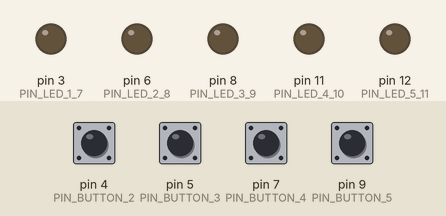
Bench run of a sketch on a simulated Arduino Uno, built with avr-gcc and run on an emulated ATmega328P. Shown: output pins drawn as LEDs (lit = HIGH). Dashed ring = blinking. Inputs (shaded band) come from the test bench; at power-on: pin 4 (PIN_BUTTON_2), pin 5 (PIN_BUTTON_3), pin 7 (PIN_BUTTON_4), pin 9 (PIN_BUTTON_5) HIGH. What the sketch prints to the serial monitor is not drawn.

Above: at 1.2 s.
1.3 s: pin 5 (PIN_BUTTON_3) pulled LOW for 0.15 s
At 1.55 s:
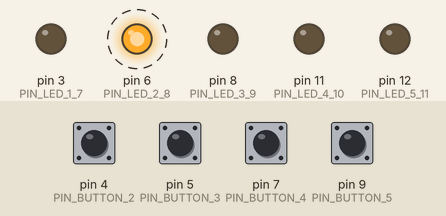
4.3 s: pin 7 (PIN_BUTTON_4) pulled LOW for 0.15 s
At 4.55 s:
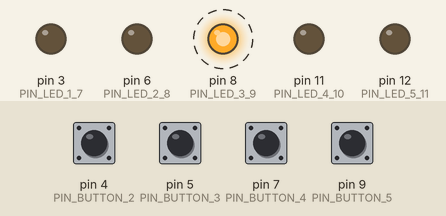
7.3 s: pin 4 (PIN_BUTTON_2) pulled LOW for 0.15 s
At 7.64 s:
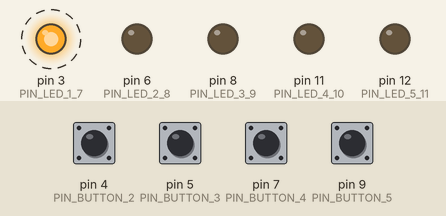
10.3 s: pin 9 (PIN_BUTTON_5) pulled LOW for 0.15 s
At 10.64 s:
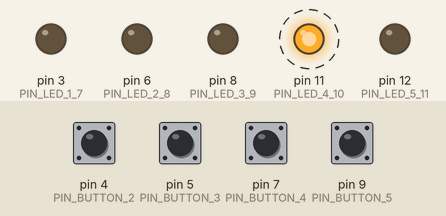
Timing chart, 0 to 13.3 s (numbered marks = the images above; inputs shaded):
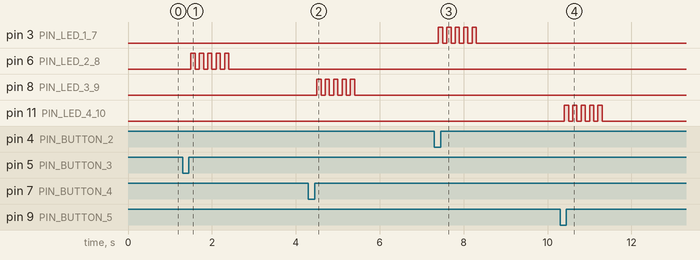

Measured:
- after the input at 1.3 s, pin 6 (PIN_LED_2_8): alternates HIGH for 0.10 s and LOW for 0.10 s, 10 changes in all, then stays LOW, starting after 0.20 s
- after the input at 4.3 s, pin 8 (PIN_LED_3_9): alternates HIGH for 0.10 s and LOW for 0.10 s, 10 changes in all, then stays LOW, starting after 0.20 s
- after the input at 7.3 s, pin 3 (PIN_LED_1_7): alternates HIGH for 0.10 s and LOW for 0.10 s, 10 changes in all, then stays LOW, starting after 0.10 s
- after the input at 10.3 s, pin 11 (PIN_LED_4_10): alternates HIGH for 0.10 s and LOW for 0.10 s, 10 changes in all, then stays LOW, starting after 0.10 s

The sketch:

main_manette.ino
```cpp
/*
 * Program used to control from a serial bus the state of relays in the
 * avionics systems of the rocket. Green and Red LEDs are used to indicate the
 * state of the relays, green indicating the relay is set (power on) and red
 * indicating the relay is reset (power off)
 *
 * The protocol used for communication is UART 8N1.
 * First, a command byte is sent, then a data byte and finally a checksum byte
 * The commands are GET_RELAY_STATE, SET_RELAY, RESET_RELAY
 * The data byte is always the number of the relay to apply the command to.
 * The slave replies with an ACK or NACK message if the command was executed,
 * or with the state of the concerned relay in the case of a GET_RELAY_STATE.
 *
 */

#include <Arduino.h>

// protocol used can be simplified to use only one byte, uncomment for the
// simplified version
#define SIMPLE_PROTOCOL

// button related defines
#define DEBOUNCE 100		// debounce time in ms
#define PIN_BUTTON_2 4
#define PIN_BUTTON_3 5
#define PIN_BUTTON_4 7
#define PIN_BUTTON_5 9
#define PIN_BUTTON_6 10		// currently not used

// LED related defines
#define PIN_LED_1_7 3
#define PIN_LED_2_8 6
#define PIN_LED_3_9 8
#define PIN_LED_4_10 11
#define PIN_LED_5_11 12

// serial related defines
#define BAUD_RATE 9600

// UART protocol related defines
#define COMMAND_LENGTH 3

#define GET_RELAY_STATE 0xA0
#define SET_RELAY 0xB0
#define RESET_RELAY 0xC0

#define RELAY_ACQUISITION 0x00
#define RELAY_DEPLOYMENT1 0x01
#define RELAY_DEPLOYMENT2 0x02
#define RELAY_PAYLOAD 0x03

#define REPLY_TIMEOUT 100	// timeout in milliseconds

#define NACK 0x10
#define ACK 0x11

// global variables
int relay_states[4];


// function declarations
uint8_t wait_button_press();
int8_t get_relay_state(uint8_t relay_number);
int8_t set_relay(uint8_t relay_number);
int8_t reset_relay(uint8_t relay_number);
int8_t send_command(uint8_t* cmd);
int8_t get_led_from_relay(uint8_t relay_number);
int8_t get_relay_from_button(uint8_t button_number);
int8_t get_button_from_relay(uint8_t relay_number);

void setup() {
	// pin configuration
	pinMode(PIN_BUTTON_2, INPUT_PULLUP);
	pinMode(PIN_BUTTON_3, INPUT_PULLUP);
	pinMode(PIN_BUTTON_4, INPUT_PULLUP);
	pinMode(PIN_BUTTON_5, INPUT_PULLUP);
	pinMode(PIN_BUTTON_6, INPUT_PULLUP);
	pinMode(PIN_LED_1_7, OUTPUT);
	pinMode(PIN_LED_2_8, OUTPUT);
	pinMode(PIN_LED_3_9, OUTPUT);
	pinMode(PIN_LED_4_10, OUTPUT);
	pinMode(PIN_LED_5_11, OUTPUT);
	digitalWrite(PIN_LED_1_7, LOW);
	digitalWrite(PIN_LED_2_8, LOW);
	digitalWrite(PIN_LED_3_9, LOW);
	digitalWrite(PIN_LED_4_10, LOW);
	digitalWrite(PIN_LED_5_11, LOW);
	// serial configuration
	Serial.begin(BAUD_RATE);
	for(int i = 0; i < 4; i++) {
		relay_states[i] = 0;
	}
}

void loop() {
	int8_t state;
	uint8_t c = wait_button_press();
	// check current state and toggle it
	if(relay_states[c]) {
		// relay is on, turn it off
		state = reset_relay(c);
	} else {
		// relay is off, turn it on
		state = set_relay(c);
	}
	// check reply and apply LED pattern if error
	if(state == -1) {
		// timeout occured
		for(int i = 0; i < 10; i++) {
			if(i % 2 == 0) {
				digitalWrite(get_led_from_relay(c), HIGH);
			} else {
				digitalWrite(get_led_from_relay(c), LOW);
			}
			delay(100);
			digitalWrite(get_led_from_relay(c), relay_states[c]);
		}
		return;
	} else if (state == NACK) {
		// received NACK
		for(int i = 0; i < 4; i++) {
			if(i % 2 == 0) {
				digitalWrite(get_led_from_relay(c), HIGH);
			} else {
				digitalWrite(get_led_from_relay(c), LOW);
			}
			delay(250);
			digitalWrite(get_led_from_relay(c), relay_states[c]);
		}
		return;
	}
	delay(500);
	// get the state of the relay
	state = get_relay_state(c);
	// check reply and apply LED pattern if error
	if(state == -1) {
		// timeout occured
		for(int i = 0; i < 10; i++) {
			if(i % 2 == 0) {
				digitalWrite(get_led_from_relay(c), HIGH);
			} else {
				digitalWrite(get_led_from_relay(c), LOW);
			}
			delay(100);
			digitalWrite(get_led_from_relay(c), relay_states[c]);
		}
	} else {
		if(state == 0x01) {
			digitalWrite(get_led_from_relay(c), HIGH);
		} else if (state == 0x00) {
			digitalWrite(get_led_from_relay(c), LOW);
		}
		relay_states[c] = state;
	}
	// wait for button release
	while(!digitalRead(get_button_from_relay(c))) {
		delay(5);
	}
}

uint8_t wait_button_press() {
	unsigned int firstpress[4];
	int8_t ispressed[4];
	for(int i = 0; i < 4; i++) {
		ispressed[i] = 0;
	}
	while(true) {
		for(uint8_t b = 0; b < 4; b++) {
			// detect button press, value is at LOW
			if(!digitalRead(get_button_from_relay(b))) {
				if(ispressed[b]) {
					// button was already pressed
					if(millis() - firstpress[b] >= DEBOUNCE) {
						// button was pressed for longer than debounce
						return b;
					}
				} else {
					ispressed[b] = 1;
					firstpress[b] = millis();
				}
			}
		}
	}
}

int8_t get_relay_state(uint8_t relay_number) {
	uint8_t cmd[COMMAND_LENGTH];
	if(relay_number == RELAY_DEPLOYMENT1 ||
		relay_number == RELAY_DEPLOYMENT2) {
		// relay number is valid, creating command
		cmd[0] = GET_RELAY_STATE;
		cmd[1] = relay_number;
		cmd[2] = cmd[0] + cmd[1];
	} else {
		return -2;
	}
	return send_command(cmd);
}

int8_t set_relay(uint8_t relay_number) {
	uint8_t cmd[COMMAND_LENGTH];
	if(relay_number == RELAY_DEPLOYMENT1 ||
		relay_number == RELAY_DEPLOYMENT2) {
		// relay number is valid, creating command
		cmd[0] = SET_RELAY;
		cmd[1] = relay_number;
		cmd[2] = cmd[0] + cmd[1];
	} else {
		return -1;
	}
	// reply is either:
	// -1 (timeout)
	// 1 (ACK)
	// 0 (NACK)
	return send_command(cmd);
}

int8_t reset_relay(uint8_t relay_number) {
	uint8_t cmd[COMMAND_LENGTH];
	if(relay_number == RELAY_DEPLOYMENT1 ||
		relay_number == RELAY_DEPLOYMENT2) {
		// relay number is valid, creating command
		cmd[0] = RESET_RELAY;
		cmd[1] = relay_number;
		cmd[2] = cmd[0] + cmd[1];
	} else {
		return -1;
	}
	// reply is either:
	// -1 (timeout)
	// 1 (ACK)
	// 0 (NACK)
	return send_command(cmd);
}


int8_t send_command(uint8_t* cmd) {
#ifdef SIMPLE_PROTOCOL
	// only send checksum
	Serial.write(cmd[2]);
	// wait for reply from acquisition system
	for(int i = 0; i < REPLY_TIMEOUT; i++) {
		delay(1);   // wait 1 ms
		if(Serial.available()) {
			return Serial.read();
		}
	}
	// timeout occured
	return -1;
#else
	uint8_t b;
	for(int i = 0; i < COMMAND_LENGTH; i++) {
		Serial.write(cmd[i]);
		delay(1);	// give time to slave to process bytes
		if(i <= 1) {
			b = Serial.read();
			if(b == NACK) {
				return NACK;
			} else if(b == ACK) {
				continue;
			}
		}
	}
	// wait for reply from acquisition system
	for(int i = 0; i < REPLY_TIMEOUT; i++) {
		delay(1);   // wait 1 ms
		if(Serial.available()) {
			return Serial.read();
		}
	}
	// timeout occured
	return -1;
#endif /* SIMPLE_PROTOCOL */
}

int8_t get_led_from_relay(uint8_t relay_number) {
	if(relay_number == 0x00) {
		return PIN_LED_1_7;
	} else if(relay_number == 0x01) {
		return PIN_LED_2_8;
	} else if(relay_number == 0x02) {
		return PIN_LED_3_9;
	} else if(relay_number == 0x03) {
		return PIN_LED_4_10;
	}
	return -1;
}

int8_t get_relay_from_button(uint8_t button_number) {
	if(button_number == PIN_BUTTON_2) {
		return 0x00;
	} else if(button_number == PIN_BUTTON_3) {
		return 0x01;
	} else if(button_number == PIN_BUTTON_4) {
		return 0x02;
	} else if(button_number == PIN_BUTTON_5) {
		return 0x03;
	}
	return -1;
}

int8_t get_button_from_relay(uint8_t relay_number) {
	if(relay_number == 0x00) {
		return PIN_BUTTON_2;
	} else if(relay_number == 0x01) {
		return PIN_BUTTON_3;
	} else if(relay_number == 0x02) {
		return PIN_BUTTON_4;
	} else if(relay_number == 0x03) {
		return PIN_BUTTON_5;
	}
	return -1;
}
```
